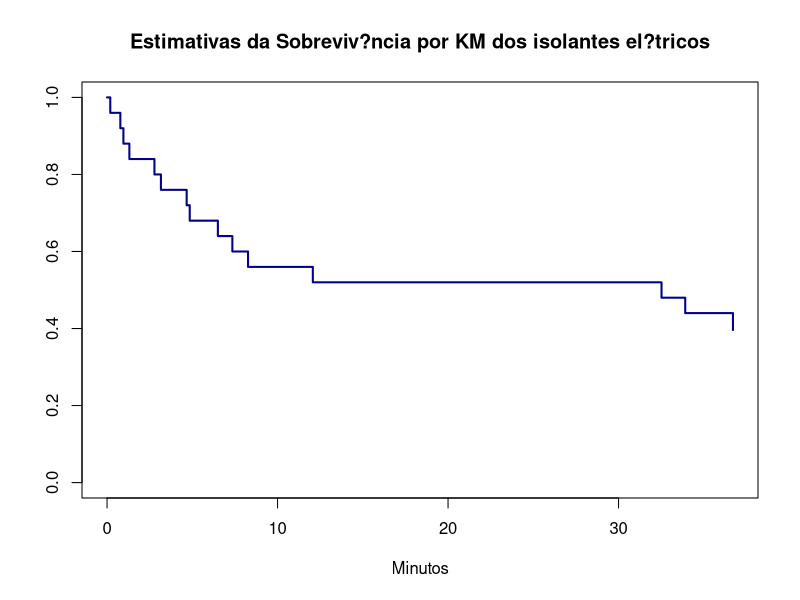

This figure's R source:
## ---- chunk 1
require(survival)
tempos=c(0.19,0.78,0.96,1.31,2.78,3.16,4.67,4.85,6.50,7.35,8.27,12.07,32.52,33.91,36.71)
cens=c(1,1,1,1,1,1,1,1,1,1,1,1,1,1,1)

Surv(tempos,cens)
KM=survfit(Surv(tempos,cens)~1)
summary(KM)

## ---- chunk 2
tempos<-c(0.19 ,  0.78,   0.96,   1.31,   2.78,   3.16,   4.67,   4.85,   6.50,   7.35,    8.27,     12.07 ,  32.52,   33.91,   36.71,36.71,36.71,36.71,36.71,36.71,36.71,36.17,36.71,36.71,36.71)
## ---- chunk 3
cens<-c(1,1,1,1,1,1,1,1,1,1,1,1,1,1,1,0,0,0,0,0,0,0,0,0,0)
## ---- chunk 4
Surv(tempos,cens)
## ---- chunk 5
# Estimativas da Sobreviv?ncia por KM dos isolantes elétricos
KMi<-survfit(Surv(tempos,cens)~1)
## ---- chunk 6
summary(KMi)
## ---- chunk 7
plot(KMi, conf.int=F, col="darkblue",lwd=2,main="Estimativas da Sobreviv?ncia por KM dos isolantes el?tricos", xlab="Minutos")
## ---- chunk 8
#  Códigos no R para o cálculo do Tempo médio
t=tempos[cens==1]
tj<-c(0,as.numeric(levels(as.factor(t))))
surv<-c(1,as.numeric(levels(as.factor(KMi$surv))))
surv<-sort(surv, decreasing=T)
k<-length(tj)-1
prod<-matrix(0,k,1)
   for(j in 1:k){
        prod[j]<-(tj[j+1]-tj[j])*surv[j]
}
tm<-sum(prod) 
tm
